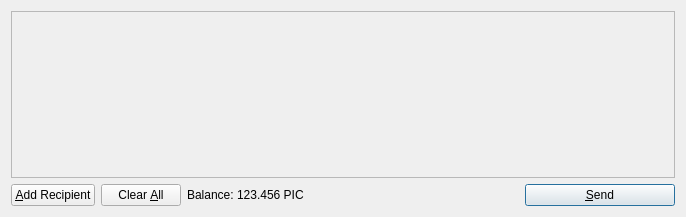
<?xml version="1.0" encoding="UTF-8"?>
<ui version="4.0">
 <class>SendCoinsDialog</class>
 <widget class="QDialog" name="SendCoinsDialog">
  <property name="geometry">
   <rect>
    <x>0</x>
    <y>0</y>
    <width>686</width>
    <height>217</height>
   </rect>
  </property>
  <property name="windowTitle">
   <string>Send Coins</string>
  </property>
  <layout class="QVBoxLayout" name="verticalLayout">
   <item>
    <widget class="QScrollArea" name="scrollArea">
     <property name="widgetResizable">
      <bool>true</bool>
     </property>
     <widget class="QWidget" name="scrollAreaWidgetContents">
      <property name="geometry">
       <rect>
        <x>0</x>
        <y>0</y>
        <width>666</width>
        <height>165</height>
       </rect>
      </property>
      <layout class="QVBoxLayout" name="verticalLayout_2">
       <property name="margin">
        <number>0</number>
       </property>
       <item>
        <layout class="QVBoxLayout" name="entries">
         <property name="spacing">
          <number>6</number>
         </property>
        </layout>
       </item>
       <item>
        <spacer name="verticalSpacer">
         <property name="orientation">
          <enum>Qt::Vertical</enum>
         </property>
         <property name="sizeHint" stdset="0">
          <size>
           <width>20</width>
           <height>40</height>
          </size>
         </property>
        </spacer>
       </item>
      </layout>
     </widget>
    </widget>
   </item>
   <item>
    <layout class="QHBoxLayout" name="horizontalLayout">
     <item>
      <widget class="QPushButton" name="addButton">
       <property name="toolTip">
        <string>Send to multiple recipients at once</string>
       </property>
       <property name="text">
        <string>&amp;Add Recipient</string>
       </property>
       <property name="icon">
        <iconset resource="../bitcoin.qrc">
         <normaloff>:/icons/add</normaloff>:/icons/add</iconset>
       </property>
       <property name="autoDefault">
        <bool>false</bool>
       </property>
      </widget>
     </item>
     <item>
      <widget class="QPushButton" name="clearButton">
       <property name="sizePolicy">
        <sizepolicy hsizetype="Minimum" vsizetype="Fixed">
         <horstretch>0</horstretch>
         <verstretch>0</verstretch>
        </sizepolicy>
       </property>
       <property name="toolTip">
        <string>Remove all transaction fields</string>
       </property>
       <property name="text">
        <string>Clear &amp;All</string>
       </property>
       <property name="icon">
        <iconset resource="../bitcoin.qrc">
         <normaloff>:/icons/remove</normaloff>:/icons/remove</iconset>
       </property>
       <property name="autoRepeatDelay">
        <number>300</number>
       </property>
       <property name="autoDefault">
        <bool>false</bool>
       </property>
      </widget>
     </item>
     <item>
      <layout class="QHBoxLayout" name="horizontalLayout_2">
       <property name="spacing">
        <number>3</number>
       </property>
       <item>
        <widget class="QLabel" name="label">
         <property name="text">
          <string>Balance:</string>
         </property>
        </widget>
       </item>
       <item>
        <widget class="QLabel" name="labelBalance">
         <property name="cursor">
          <cursorShape>IBeamCursor</cursorShape>
         </property>
         <property name="text">
          <string>123.456 PIC</string>
         </property>
         <property name="textInteractionFlags">
          <set>Qt::LinksAccessibleByMouse|Qt::TextSelectableByKeyboard|Qt::TextSelectableByMouse</set>
         </property>
        </widget>
       </item>
      </layout>
     </item>
     <item>
      <spacer name="horizontalSpacer">
       <property name="orientation">
        <enum>Qt::Horizontal</enum>
       </property>
       <property name="sizeHint" stdset="0">
        <size>
         <width>40</width>
         <height>20</height>
        </size>
       </property>
      </spacer>
     </item>
     <item>
      <widget class="QPushButton" name="sendButton">
       <property name="minimumSize">
        <size>
         <width>150</width>
         <height>0</height>
        </size>
       </property>
       <property name="toolTip">
        <string>Confirm the send action</string>
       </property>
       <property name="text">
        <string>&amp;Send</string>
       </property>
       <property name="icon">
        <iconset resource="../bitcoin.qrc">
         <normaloff>:/icons/send</normaloff>:/icons/send</iconset>
       </property>
       <property name="default">
        <bool>true</bool>
       </property>
      </widget>
     </item>
    </layout>
   </item>
  </layout>
 </widget>
 <resources>
  <include location="../bitcoin.qrc"/>
 </resources>
 <connections/>
</ui>
